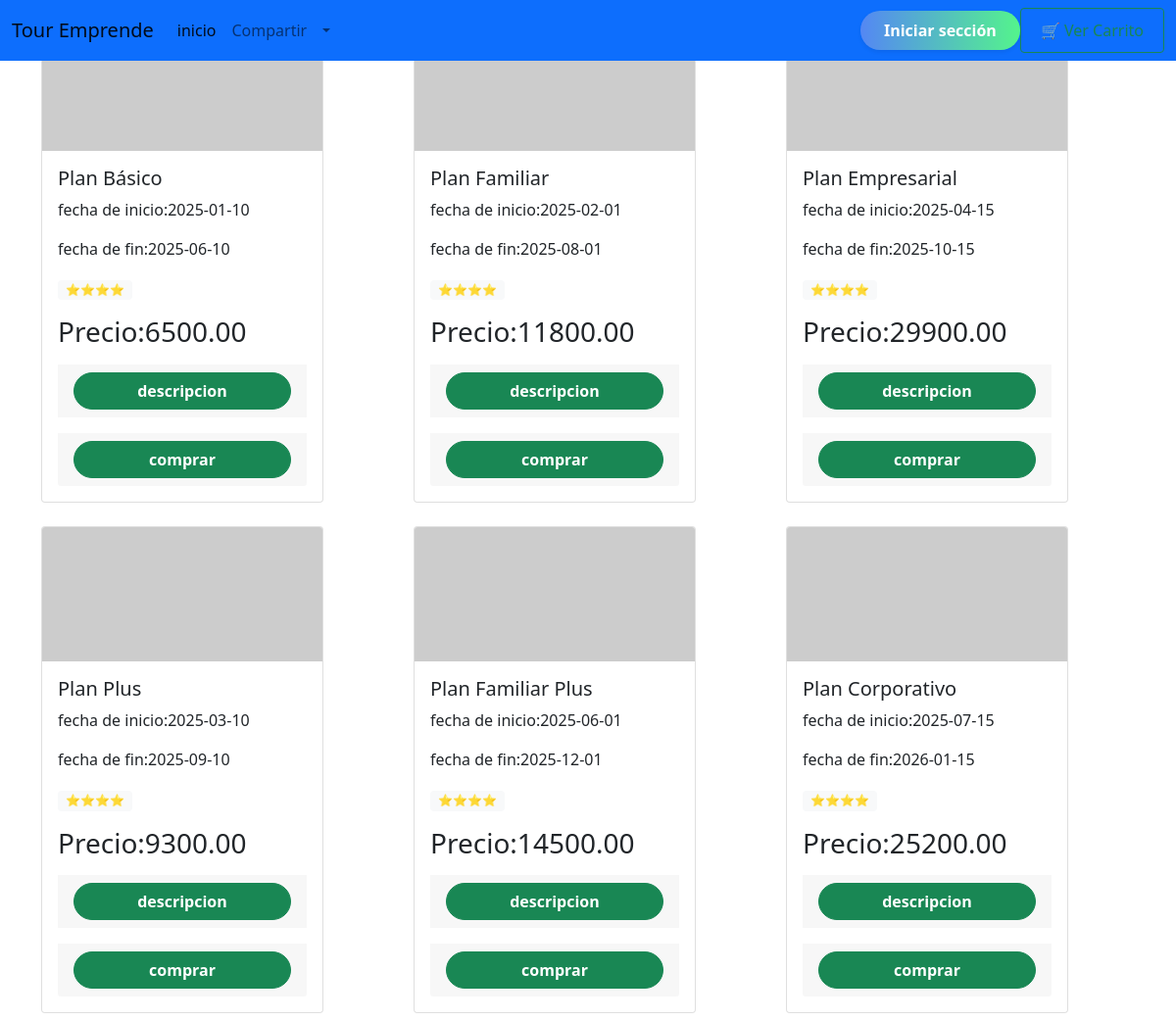
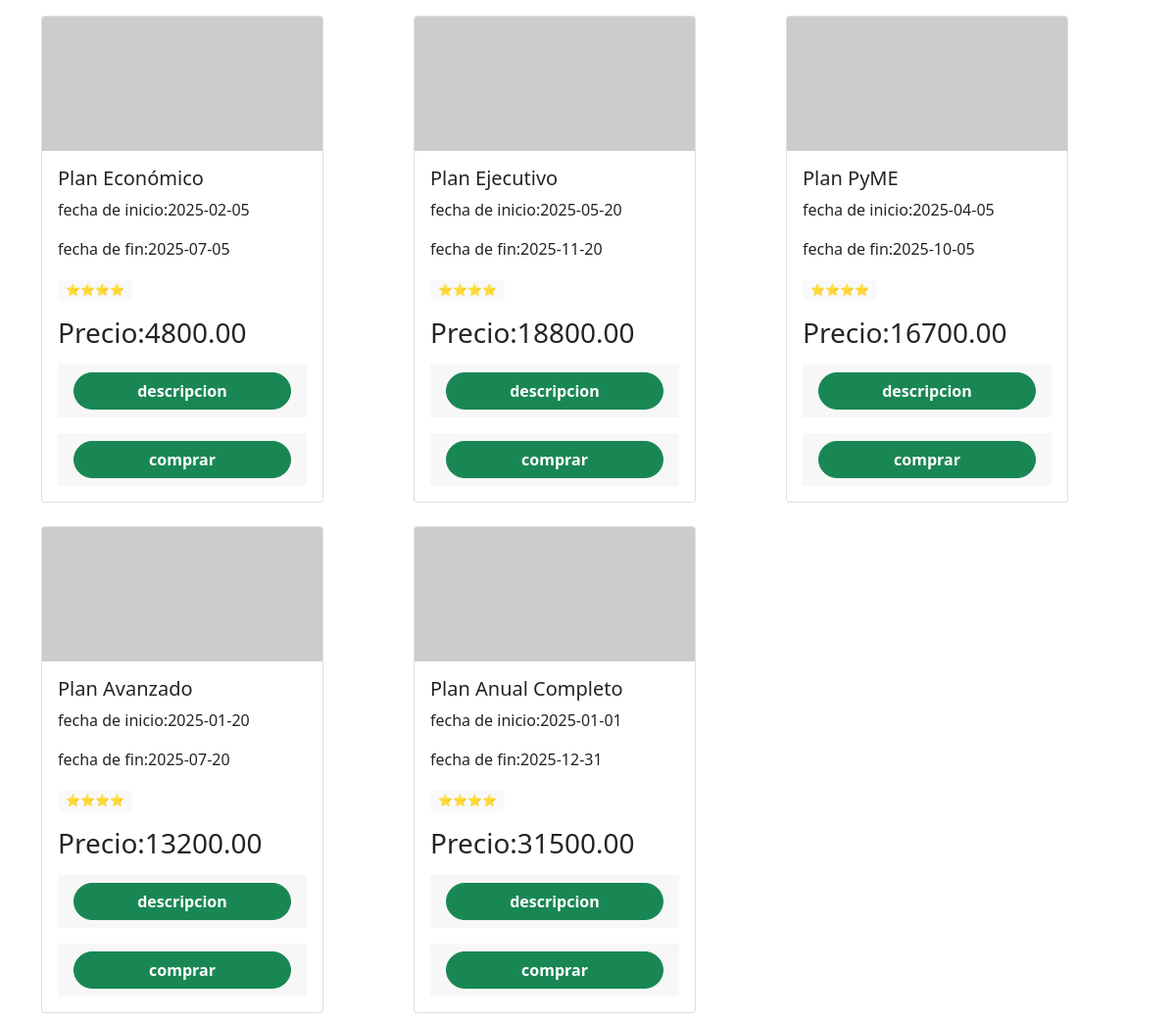
The app's page /index2.php with its own data (2 pictures, top to bottom).
### tables this page shows
CREATE TABLE `planes` (
  `id_planes` int(15) NOT NULL,
  `nom_planes` varchar(35) NOT NULL,
  `detalles_planes` varchar(70) NOT NULL,
  `estado` varchar(15) NOT NULL,
  `f_inicio` date NOT NULL,
  `f_fin` date NOT NULL,
  `precio` decimal(10,2) NOT NULL
);

### index2.php (the view, shortened to what this page needs)
<?php
require_once 'conexiones.php';
$paquetes = $conexion->query("SELECT * FROM planes WHERE planes.estado = 'activo';");
?>
<!DOCTYPE html>
<html lang="en">
<head>
    <link href="https://cdn.jsdelivr.net/npm/bootstrap@5.0.2/dist/css/bootstrap.min.css" rel="stylesheet"
>
</head>
<body>
    <nav id="navbar" class="navbar navbar-expand-lg navbar-light bg-primary fixed-top">
        <div class="container-fluid">
            <a class="navbar-brand" href="#">Tour Emprende</a>
            <div class="collapse navbar-collapse" id="navbarSupportedContent">
                <ul class="navbar-nav me-auto mb-2 mb-lg-0">
                    <li class="nav-item">
                        <a class="nav-link active" aria-current="page" href="#">inicio</a>
                    </li>
                    <li class="nav-item">
                        <a class="nav-link" href="#">Compartir</a>
                    </li>
                    <li class="nav-item dropdown">
                        <a class="nav-link dropdown-toggle" href="#" id="navbarDropdown" role="button"
                            data-bs-toggle="dropdown" aria-expanded="false"></a>
                    </li>
                    <li class="nav-item">
                        <a class="nav-link disabled" href="#" tabindex="-1" aria-disabled="true"></a>
                    </li>
                </ul>
                <div>
                    <button onclick="iniciarSesion()" type="button"
                        class="btn btn-primary fw-bold rounded-pill shadow-sm px-4 py-2"
                        style="padding:10px 20px; background: linear-gradient(90deg,rgb(84, 135, 244),rgb(84, 244, 140)); border: none; color: white; transition: all 0.3s ease;">
                        Iniciar sección
                    </button>
                </div>
                <button onclick="abrirCarrito()" class="btn btn-outline-success"
                    style="padding:10px 20px; cursor:pointer;">
                    🛒 Ver Carrito
                </button>
    </nav>
    <div class="container mt-3">
        <div class="row row-cols-2 row-cols-md-3 g-4">
            <?php
            if ($paquetes->num_rows > 0)
                foreach ($paquetes as $paquete) {
                    ?>
                    <div class="col">
                        <div class="card" style="width: 18rem;">
                            <img src="https://picsum.photos/250/120?random=7" class="card-img-top" alt="españa">
                            <div class="card-body">
                                <h5 class="card-title"><?= $paquete['nom_planes'] ?> </h5>
                                <p>fecha de inicio:<?= $paquete['f_inicio'] ?></p>
                                <p>fecha de fin:<?= $paquete['f_fin'] ?></p>
                                <span class="badge bg-light text-dark" ++>⭐⭐⭐⭐</span>
                                <div class="mt-3">
                                    <h3>Precio:<?= $paquete['precio'] ?></h3>
                                </div>
                                <div class="card-footer bg-transpa border-0 mt-3">
                                    <a href="index2.php?id<?= $paquete['id_planes'] ?>"
                                        class="btn btn-success w-100 fw-bold rounded-pill">
                                        descripcion
                                    </a>
                                </div>
                                <div class="card-footer bg-transpa border-0 mt-3">
                                    <a href="index3.php?id<?= $paquete['id_planes'] ?>"
                                        class="btn btn-success w-100 fw-bold rounded-pill">
                                        comprar
                                    </a>
                                </div>
                            </div>
                        </div>
                    </div>
                <?php } ?>
        </div>
    </div>
</body>
</html>

### records on screen
planes: nom_planes "Plan Básico", f_inicio "2025-01-10", f_fin "2025-06-10", precio "6500.00"
planes: nom_planes "Plan Familiar", f_inicio "2025-02-01", f_fin "2025-08-01", precio "11800.00"
planes: nom_planes "Plan Empresarial", f_inicio "2025-04-15", f_fin "2025-10-15", precio "29900.00"
planes: nom_planes "Plan Plus", f_inicio "2025-03-10", f_fin "2025-09-10", precio "9300.00"
planes: nom_planes "Plan Familiar Plus", f_inicio "2025-06-01", f_fin "2025-12-01", precio "14500.00"
planes: nom_planes "Plan Corporativo", f_inicio "2025-07-15", f_fin "2026-01-15", precio "25200.00"
planes: nom_planes "Plan Económico", f_inicio "2025-02-05", f_fin "2025-07-05", precio "4800.00"
planes: nom_planes "Plan Ejecutivo", f_inicio "2025-05-20", f_fin "2025-11-20", precio "18800.00"
planes: nom_planes "Plan PyME", f_inicio "2025-04-05", f_fin "2025-10-05", precio "16700.00"
planes: nom_planes "Plan Avanzado", f_inicio "2025-01-20", f_fin "2025-07-20", precio "13200.00"
planes: nom_planes "Plan Anual Completo", f_inicio "2025-01-01", f_fin "2025-12-31", precio "31500.00"
